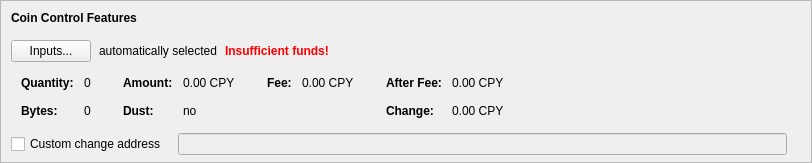
    <widget class="QFrame" name="frameCoinControl">
     <property name="sizePolicy">
      <sizepolicy hsizetype="Expanding" vsizetype="Expanding">
       <horstretch>0</horstretch>
       <verstretch>0</verstretch>
      </sizepolicy>
     </property>
     <property name="maximumSize">
      <size>
       <width>16777215</width>
       <height>16777215</height>
      </size>
     </property>
     <property name="frameShape">
      <enum>QFrame::StyledPanel</enum>
     </property>
     <property name="frameShadow">
      <enum>QFrame::Sunken</enum>
     </property>
     <layout class="QVBoxLayout" name="verticalLayoutCoinControl2">
      <property name="spacing">
       <number>0</number>
      </property>
      <property name="leftMargin">
       <number>0</number>
      </property>
      <property name="topMargin">
       <number>0</number>
      </property>
      <property name="rightMargin">
       <number>0</number>
      </property>
      <property name="bottomMargin">
       <number>6</number>
      </property>
      <item>
       <layout class="QVBoxLayout" name="verticalLayoutCoinControl" stretch="0,0,0,0,1">
        <property name="spacing">
         <number>0</number>
        </property>
        <property name="leftMargin">
         <number>10</number>
        </property>
        <property name="topMargin">
         <number>10</number>
        </property>
        <item>
         <layout class="QHBoxLayout" name="horizontalLayoutCoinControl1">
          <property name="bottomMargin">
           <number>15</number>
          </property>
          <item>
           <widget class="QLabel" name="labelCoinControlFeatures">
            <property name="sizePolicy">
             <sizepolicy hsizetype="Preferred" vsizetype="Maximum">
              <horstretch>0</horstretch>
              <verstretch>0</verstretch>
             </sizepolicy>
            </property>
            <property name="font">
             <font>
              <weight>75</weight>
              <bold>true</bold>
             </font>
            </property>
            <property name="styleSheet">
             <string notr="true">font-weight:bold;</string>
            </property>
            <property name="text">
             <string>Coin Control Features</string>
            </property>
           </widget>
          </item>
         </layout>
        </item>
        <item>
         <layout class="QHBoxLayout" name="horizontalLayoutCoinControl2" stretch="0,0,0,0">
          <property name="spacing">
           <number>8</number>
          </property>
          <property name="bottomMargin">
           <number>10</number>
          </property>
          <item>
           <widget class="QPushButton" name="pushButtonCoinControl">
            <property name="styleSheet">
             <string notr="true"/>
            </property>
            <property name="text">
             <string>Inputs...</string>
            </property>
            <property name="autoDefault">
             <bool>false</bool>
            </property>
           </widget>
          </item>
          <item>
           <widget class="QLabel" name="labelCoinControlAutomaticallySelected">
            <property name="text">
             <string>automatically selected</string>
            </property>
            <property name="margin">
             <number>5</number>
            </property>
           </widget>
          </item>
          <item>
           <widget class="QLabel" name="labelCoinControlInsuffFunds">
            <property name="font">
             <font>
              <weight>75</weight>
              <bold>true</bold>
             </font>
            </property>
            <property name="styleSheet">
             <string notr="true">color:red;font-weight:bold;</string>
            </property>
            <property name="text">
             <string>Insufficient funds!</string>
            </property>
            <property name="margin">
             <number>5</number>
            </property>
           </widget>
          </item>
          <item>
           <spacer name="horizontalSpacerCoinControl">
            <property name="orientation">
             <enum>Qt::Horizontal</enum>
            </property>
            <property name="sizeHint" stdset="0">
             <size>
              <width>40</width>
              <height>1</height>
             </size>
            </property>
           </spacer>
          </item>
         </layout>
        </item>
        <item>
         <widget class="QWidget" name="widgetCoinControl" native="true">
          <property name="sizePolicy">
           <sizepolicy hsizetype="Preferred" vsizetype="Preferred">
            <horstretch>0</horstretch>
            <verstretch>0</verstretch>
           </sizepolicy>
          </property>
          <property name="minimumSize">
           <size>
            <width>0</width>
            <height>0</height>
           </size>
          </property>
          <property name="styleSheet">
           <string notr="true"/>
          </property>
          <layout class="QHBoxLayout" name="horizontalLayoutCoinControl5">
           <property name="leftMargin">
            <number>0</number>
           </property>
           <property name="topMargin">
            <number>0</number>
           </property>
           <property name="rightMargin">
            <number>0</number>
           </property>
           <property name="bottomMargin">
            <number>0</number>
           </property>
           <item>
            <layout class="QHBoxLayout" name="horizontalLayoutCoinControl3" stretch="0,0,0,1">
             <property name="spacing">
              <number>20</number>
             </property>
             <property name="topMargin">
              <number>0</number>
             </property>
             <property name="bottomMargin">
              <number>10</number>
             </property>
             <item>
              <layout class="QFormLayout" name="formLayoutCoinControl1">
               <property name="horizontalSpacing">
                <number>10</number>
               </property>
               <property name="verticalSpacing">
                <number>14</number>
               </property>
               <property name="leftMargin">
                <number>10</number>
               </property>
               <property name="topMargin">
                <number>4</number>
               </property>
               <property name="rightMargin">
                <number>6</number>
               </property>
               <item row="0" column="0">
                <widget class="QLabel" name="labelCoinControlQuantityText">
                 <property name="font">
                  <font>
                   <weight>75</weight>
                   <bold>true</bold>
                  </font>
                 </property>
                 <property name="text">
                  <string>Quantity:</string>
                 </property>
                 <property name="margin">
                  <number>0</number>
                 </property>
                </widget>
               </item>
               <item row="0" column="1">
                <widget class="QLabel" name="labelCoinControlQuantity">
                 <property name="cursor">
                  <cursorShape>IBeamCursor</cursorShape>
                 </property>
                 <property name="contextMenuPolicy">
                  <enum>Qt::ActionsContextMenu</enum>
                 </property>
                 <property name="text">
                  <string notr="true">0</string>
                 </property>
                 <property name="margin">
                  <number>0</number>
                 </property>
                 <property name="textInteractionFlags">
                  <set>Qt::LinksAccessibleByMouse|Qt::TextSelectableByKeyboard|Qt::TextSelectableByMouse</set>
                 </property>
                </widget>
               </item>
               <item row="1" column="0">
                <widget class="QLabel" name="labelCoinControlBytesText">
                 <property name="font">
                  <font>
                   <weight>75</weight>
                   <bold>true</bold>
                  </font>
                 </property>
                 <property name="text">
                  <string>Bytes:</string>
                 </property>
                </widget>
               </item>
               <item row="1" column="1">
                <widget class="QLabel" name="labelCoinControlBytes">
                 <property name="cursor">
                  <cursorShape>IBeamCursor</cursorShape>
                 </property>
                 <property name="contextMenuPolicy">
                  <enum>Qt::ActionsContextMenu</enum>
                 </property>
                 <property name="text">
                  <string notr="true">0</string>
                 </property>
                 <property name="textInteractionFlags">
                  <set>Qt::LinksAccessibleByMouse|Qt::TextSelectableByKeyboard|Qt::TextSelectableByMouse</set>
                 </property>
                </widget>
               </item>
              </layout>
             </item>
             <item>
              <layout class="QFormLayout" name="formLayoutCoinControl2">
               <property name="horizontalSpacing">
                <number>10</number>
               </property>
               <property name="verticalSpacing">
                <number>14</number>
               </property>
               <property name="leftMargin">
                <number>6</number>
               </property>
               <property name="topMargin">
                <number>4</number>
               </property>
               <property name="rightMargin">
                <number>6</number>
               </property>
               <item row="0" column="0">
                <widget class="QLabel" name="labelCoinControlAmountText">
                 <property name="font">
                  <font>
                   <weight>75</weight>
                   <bold>true</bold>
                  </font>
                 </property>
                 <property name="text">
                  <string>Amount:</string>
                 </property>
                 <property name="margin">
                  <number>0</number>
                 </property>
                </widget>
               </item>
               <item row="0" column="1">
                <widget class="QLabel" name="labelCoinControlAmount">
                 <property name="cursor">
                  <cursorShape>IBeamCursor</cursorShape>
                 </property>
                 <property name="contextMenuPolicy">
                  <enum>Qt::ActionsContextMenu</enum>
                 </property>
                 <property name="text">
                  <string notr="true">0.00 CPY</string>
                 </property>
                 <property name="textInteractionFlags">
                  <set>Qt::LinksAccessibleByMouse|Qt::TextSelectableByKeyboard|Qt::TextSelectableByMouse</set>
                 </property>
                </widget>
               </item>
               <item row="1" column="0">
                <widget class="QLabel" name="labelCoinControlLowOutputText">
                 <property name="font">
                  <font>
                   <weight>75</weight>
                   <bold>true</bold>
                  </font>
                 </property>
                 <property name="text">
                  <string>Dust:</string>
                 </property>
                </widget>
               </item>
               <item row="1" column="1">
                <widget class="QLabel" name="labelCoinControlLowOutput">
                 <property name="cursor">
                  <cursorShape>IBeamCursor</cursorShape>
                 </property>
                 <property name="contextMenuPolicy">
                  <enum>Qt::ActionsContextMenu</enum>
                 </property>
                 <property name="text">
                  <string notr="true">no</string>
                 </property>
                 <property name="textInteractionFlags">
                  <set>Qt::LinksAccessibleByMouse|Qt::TextSelectableByKeyboard|Qt::TextSelectableByMouse</set>
                 </property>
                </widget>
               </item>
              </layout>
             </item>
             <item>
              <layout class="QFormLayout" name="formLayoutCoinControl3">
               <property name="horizontalSpacing">
                <number>10</number>
               </property>
               <property name="verticalSpacing">
                <number>14</number>
               </property>
               <property name="leftMargin">
                <number>6</number>
               </property>
               <property name="topMargin">
                <number>4</number>
               </property>
               <property name="rightMargin">
                <number>6</number>
               </property>
               <item row="0" column="0">
                <widget class="QLabel" name="labelCoinControlFeeText">
                 <property name="font">
                  <font>
                   <weight>75</weight>
                   <bold>true</bold>
                  </font>
                 </property>
                 <property name="text">
                  <string>Fee:</string>
                 </property>
                 <property name="margin">
                  <number>0</number>
                 </property>
                </widget>
               </item>
               <item row="0" column="1">
                <widget class="QLabel" name="labelCoinControlFee">
                 <property name="cursor">
                  <cursorShape>IBeamCursor</cursorShape>
                 </property>
                 <property name="contextMenuPolicy">
                  <enum>Qt::ActionsContextMenu</enum>
                 </property>
                 <property name="text">
                  <string notr="true">0.00 CPY</string>
                 </property>
                 <property name="textInteractionFlags">
                  <set>Qt::LinksAccessibleByMouse|Qt::TextSelectableByKeyboard|Qt::TextSelectableByMouse</set>
                 </property>
                </widget>
               </item>
              </layout>
             </item>
             <item>
              <layout class="QFormLayout" name="formLayoutCoinControl4">
               <property name="horizontalSpacing">
                <number>10</number>
               </property>
               <property name="verticalSpacing">
                <number>14</number>
               </property>
               <property name="leftMargin">
                <number>6</number>
               </property>
               <property name="topMargin">
                <number>4</number>
               </property>
               <property name="rightMargin">
                <number>6</number>
               </property>
               <item row="0" column="0">
                <widget class="QLabel" name="labelCoinControlAfterFeeText">
                 <property name="font">
                  <font>
                   <weight>75</weight>
                   <bold>true</bold>
                  </font>
                 </property>
                 <property name="text">
                  <string>After Fee:</string>
                 </property>
                 <property name="margin">
                  <number>0</number>
                 </property>
                </widget>
               </item>
               <item row="0" column="1">
                <widget class="QLabel" name="labelCoinControlAfterFee">
                 <property name="cursor">
                  <cursorShape>IBeamCursor</cursorShape>
                 </property>
                 <property name="contextMenuPolicy">
                  <enum>Qt::ActionsContextMenu</enum>
                 </property>
                 <property name="text">
                  <string notr="true">0.00 CPY</string>
                 </property>
                 <property name="textInteractionFlags">
                  <set>Qt::LinksAccessibleByMouse|Qt::TextSelectableByKeyboard|Qt::TextSelectableByMouse</set>
                 </property>
                </widget>
               </item>
               <item row="1" column="0">
                <widget class="QLabel" name="labelCoinControlChangeText">
                 <property name="font">
                  <font>
                   <weight>75</weight>
                   <bold>true</bold>
                  </font>
                 </property>
                 <property name="text">
                  <string>Change:</string>
                 </property>
                </widget>
               </item>
               <item row="1" column="1">
                <widget class="QLabel" name="labelCoinControlChange">
                 <property name="cursor">
                  <cursorShape>IBeamCursor</cursorShape>
                 </property>
                 <property name="contextMenuPolicy">
                  <enum>Qt::ActionsContextMenu</enum>
                 </property>
                 <property name="text">
                  <string notr="true">0.00 CPY</string>
                 </property>
                 <property name="textInteractionFlags">
                  <set>Qt::LinksAccessibleByMouse|Qt::TextSelectableByKeyboard|Qt::TextSelectableByMouse</set>
                 </property>
                </widget>
               </item>
              </layout>
             </item>
            </layout>
           </item>
          </layout>
         </widget>
        </item>
        <item>
         <layout class="QHBoxLayout" name="horizontalLayoutCoinControl4" stretch="0,0,0">
          <property name="spacing">
           <number>12</number>
          </property>
          <property name="sizeConstraint">
           <enum>QLayout::SetDefaultConstraint</enum>
          </property>
          <property name="topMargin">
           <number>5</number>
          </property>
          <property name="rightMargin">
           <number>5</number>
          </property>
          <item>
           <widget class="QCheckBox" name="checkBoxCoinControlChange">
            <property name="toolTip">
             <string>If this is activated, but the change address is empty or invalid, change will be sent to a newly generated address.</string>
            </property>
            <property name="text">
             <string>Custom change address</string>
            </property>
           </widget>
          </item>
          <item>
           <widget class="QValidatedLineEdit" name="lineEditCoinControlChange">
            <property name="enabled">
             <bool>false</bool>
            </property>
            <property name="sizePolicy">
             <sizepolicy hsizetype="Expanding" vsizetype="Fixed">
              <horstretch>0</horstretch>
              <verstretch>0</verstretch>
             </sizepolicy>
            </property>
           </widget>
          </item>
          <item>
           <widget class="QLabel" name="labelCoinControlChangeLabel">
            <property name="sizePolicy">
             <sizepolicy hsizetype="Preferred" vsizetype="Expanding">
              <horstretch>0</horstretch>
              <verstretch>0</verstretch>
             </sizepolicy>
            </property>
            <property name="minimumSize">
             <size>
              <width>0</width>
              <height>0</height>
             </size>
            </property>
            <property name="text">
             <string/>
            </property>
            <property name="margin">
             <number>3</number>
            </property>
           </widget>
          </item>
         </layout>
        </item>
        <item>
         <spacer name="verticalSpacerCoinControl">
          <property name="orientation">
           <enum>Qt::Vertical</enum>
          </property>
          <property name="sizeHint" stdset="0">
           <size>
            <width>800</width>
            <height>1</height>
           </size>
          </property>
         </spacer>
        </item>
       </layout>
      </item>
     </layout>
    </widget>
